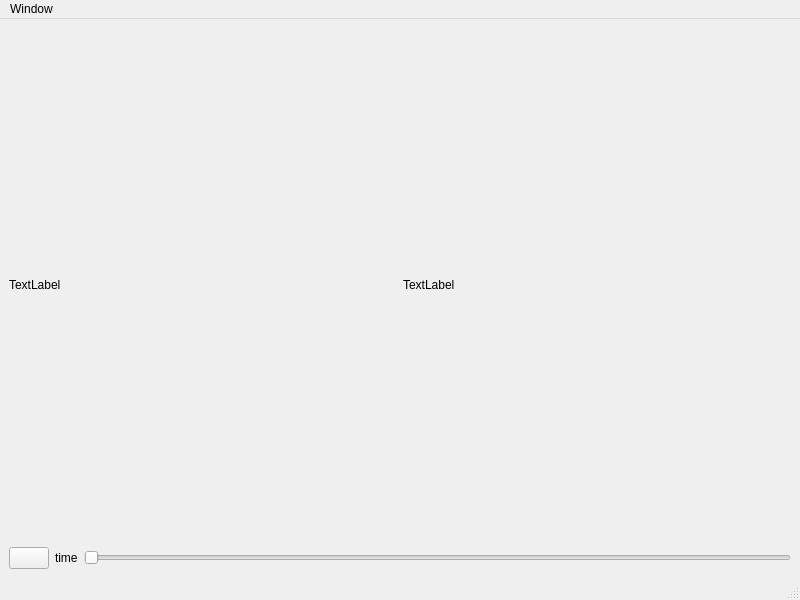
<?xml version="1.0" encoding="UTF-8"?>
<ui version="4.0">
 <class>MainWindow</class>
 <widget class="QMainWindow" name="MainWindow">
  <property name="geometry">
   <rect>
    <x>0</x>
    <y>0</y>
    <width>800</width>
    <height>600</height>
   </rect>
  </property>
  <property name="windowTitle">
   <string>MainWindow</string>
  </property>
  <widget class="QWidget" name="centralwidget">
   <layout class="QVBoxLayout" name="verticalLayout_3">
    <item>
     <layout class="QVBoxLayout" name="verticalLayout_2">
      <item>
       <layout class="QHBoxLayout" name="horizontalLayout_2">
        <item>
         <widget class="QLabel" name="decodedLabel">
          <property name="text">
           <string>TextLabel</string>
          </property>
         </widget>
        </item>
        <item>
         <widget class="QLabel" name="imageLabel">
          <property name="text">
           <string>TextLabel</string>
          </property>
         </widget>
        </item>
       </layout>
      </item>
      <item>
       <layout class="QHBoxLayout" name="horizontalLayout">
        <item>
         <widget class="QPushButton" name="playButton">
          <property name="text">
           <string/>
          </property>
         </widget>
        </item>
        <item>
         <widget class="QLabel" name="timeLabel">
          <property name="maximumSize">
           <size>
            <width>16777215</width>
            <height>36</height>
           </size>
          </property>
          <property name="text">
           <string>time</string>
          </property>
          <property name="margin">
           <number>12</number>
          </property>
         </widget>
        </item>
        <item>
         <widget class="QSlider" name="slider">
          <property name="orientation">
           <enum>Qt::Horizontal</enum>
          </property>
         </widget>
        </item>
       </layout>
      </item>
     </layout>
    </item>
   </layout>
  </widget>
  <widget class="QMenuBar" name="menubar">
   <property name="geometry">
    <rect>
     <x>0</x>
     <y>0</y>
     <width>800</width>
     <height>18</height>
    </rect>
   </property>
   <widget class="QMenu" name="menuWindow">
    <property name="title">
     <string>Window</string>
    </property>
    <addaction name="actionEncoder"/>
   </widget>
   <addaction name="menuWindow"/>
  </widget>
  <widget class="QStatusBar" name="statusbar"/>
  <action name="actionEncoder">
   <property name="text">
    <string>Encoder</string>
   </property>
  </action>
 </widget>
 <resources/>
 <connections/>
</ui>
